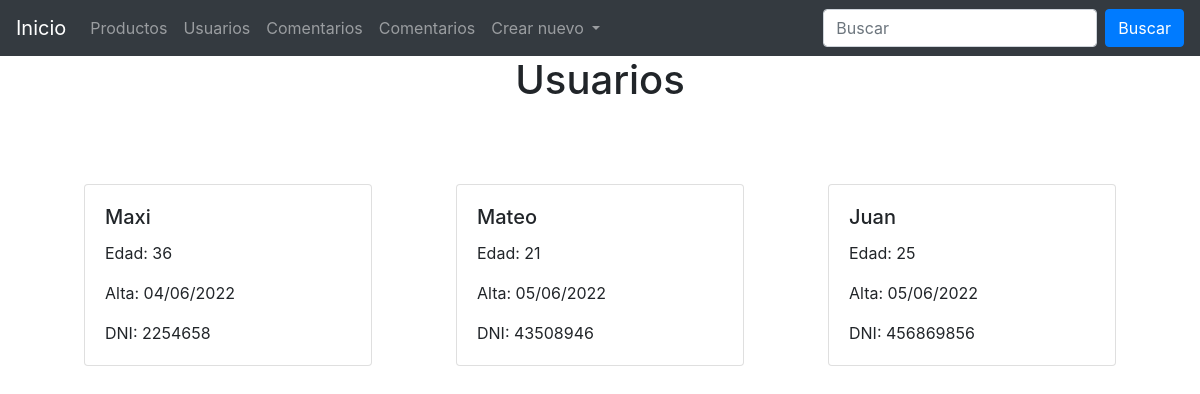
Screenshot of /usuarios/ with the database file from the repository.
### proyecto_app/models.py (models this page shows)
class Usuarios(models.Model):
    nombre = models.CharField(max_length=40)
    edad = models.IntegerField()
    fecha_alta = models.CharField(max_length=200, blank=True, null=True)
    DNI = models.CharField(max_length=30, unique=True)

### proyecto_app/views.py (the view)
# urls.py: path("usuarios/", usuarios, name="usuarios"),
def usuarios(request):
    usuarios = Usuarios.objects.all()
    context = {'usuarios':usuarios}
    return render(request, 'usuarios.html', context = context)

### Templates/Usuarios.html
{% extends "base.html" %}
{% block titulo %}
    <h1 style="text-align:center">Usuarios</h1>
{% endblock %}
{% block contenido %}
    {% for usuario in usuarios %}
    <div class="card" style="width: 18rem;">
        <div class="card-body">
          <h5 class="card-title">{{usuario.nombre}}</h5>
          <p class="card-text">Edad: {{usuario.edad}}</p>
          <p class="card-text">Alta: {{usuario.fecha_alta}}</p>
          <p class="card-text">DNI: {{usuario.DNI}}</p>
        </div>
      </div>
    {% endfor %}
{% endblock %}

### rows the page displays
Usuarios: nombre "Maxi", edad "36", fecha_alta "04/06/2022", DNI "2254658"
Usuarios: nombre "Mateo", edad "21", fecha_alta "05/06/2022", DNI "43508946"
Usuarios: nombre "Juan", edad "25", fecha_alta "05/06/2022", DNI "456869856"
